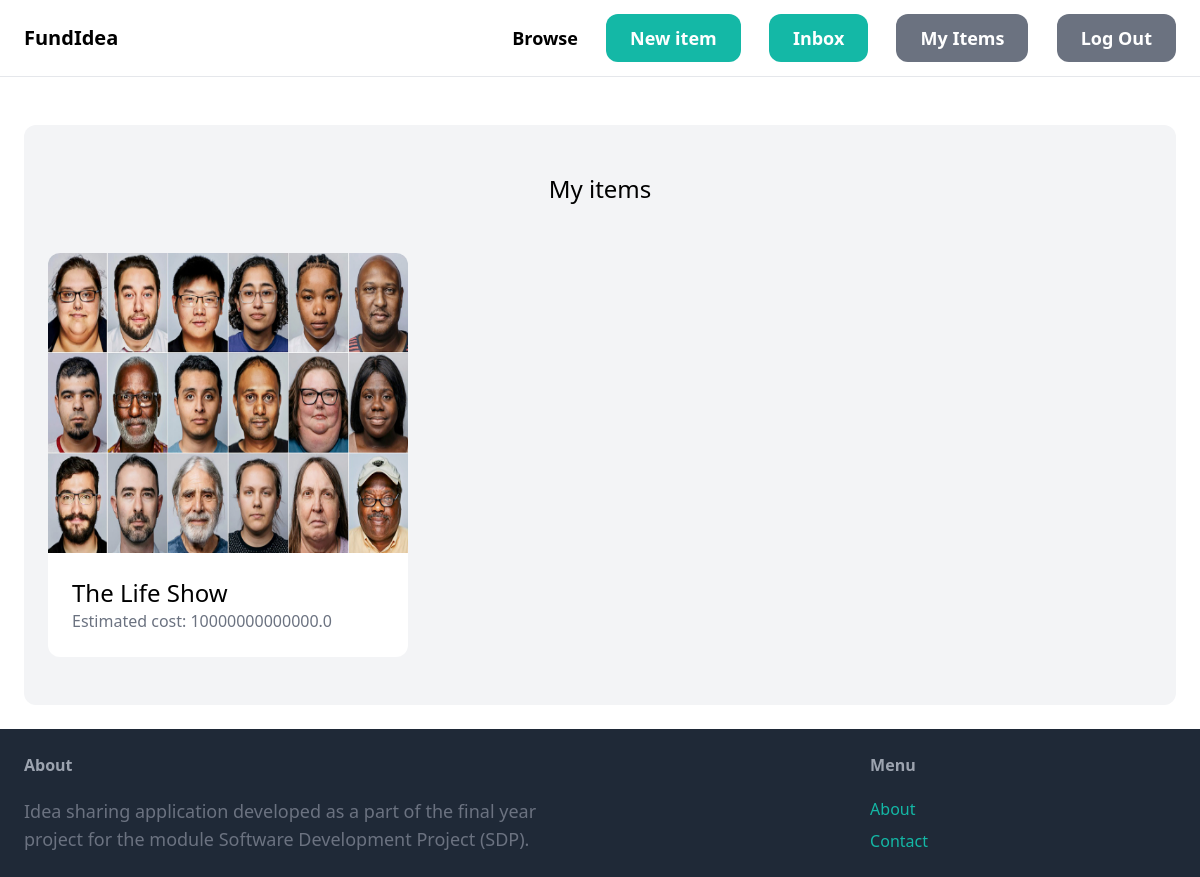
The page /dashboard/ (signed in) on the database its author committed.
### item/models.py (models this page shows, shortened)
class Item(models.Model):
    category = models.ForeignKey(Category,related_name='items', on_delete=models.CASCADE)
    name = models.CharField(max_length=255)
    description = models.TextField(blank=True, null=True)
    price = models.FloatField()
    image = models.ImageField(upload_to='item_images', blank=True, null=True)
    is_sold = models.BooleanField(default=False)
    created_by = models.ForeignKey(User, related_name='items',on_delete=models.CASCADE)
    created_at = models.DateTimeField(auto_now_add=True)

### dashboard/views.py (the view)
# urls.py: path('', views.index, name='index'),
@login_required
def index(request):
    items = Item.objects.filter(created_by=request.user)
    return render(request, 'dashboard/index.html', {
        'items': items,
    })

### dashboard/templates/dashboard/index.html
{% extends 'core/base.html' %} {% block content %}
<div class="mt-6 px-6 py-12 bg-gray-100 rounded-xl">
  <h2 class="mb-12 text-2xl text-center">My items</h2>
   <div class="grid grid-cols-3 gap-3">
        {% for item in items %}
        <div>
            <a href="{% url 'item:detail' item.id %}">
                <div>
                    <img src="{{ item.image.url }}" class="rounded-t-xl" style="width:800px;height:300px;">
                </div>
                <div class="p-6 bg-white rounded-b-xl">
                    <h2 class="text-2xl">{{ item.name }}</h2>
                    <p class="text-gray-500">Estimated cost: {{item.price}}</p>
                </div>
        </div>
        {% endfor %}
   </div>
</div>
{% endblock %}

### rows shown on the page
Item: image (picture), name "The Life Show", price "10000000000000.0"
